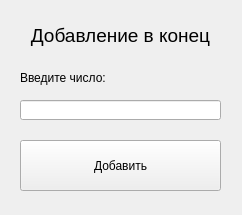
<?xml version="1.0" encoding="UTF-8"?>
<ui version="4.0">
 <class>Form</class>
 <widget class="QWidget" name="Form">
  <property name="geometry">
   <rect>
    <x>0</x>
    <y>0</y>
    <width>242</width>
    <height>215</height>
   </rect>
  </property>
  <property name="windowTitle">
   <string>Добавить в конец</string>
  </property>
  <widget class="QLineEdit" name="lineEdit">
   <property name="geometry">
    <rect>
     <x>20</x>
     <y>100</y>
     <width>201</width>
     <height>20</height>
    </rect>
   </property>
  </widget>
  <widget class="QLabel" name="label">
   <property name="geometry">
    <rect>
     <x>20</x>
     <y>20</y>
     <width>201</width>
     <height>31</height>
    </rect>
   </property>
   <property name="font">
    <font>
     <pointsize>14</pointsize>
    </font>
   </property>
   <property name="layoutDirection">
    <enum>Qt::LeftToRight</enum>
   </property>
   <property name="text">
    <string>Добавление в конец</string>
   </property>
   <property name="alignment">
    <set>Qt::AlignCenter</set>
   </property>
  </widget>
  <widget class="QPushButton" name="pushButton">
   <property name="geometry">
    <rect>
     <x>20</x>
     <y>140</y>
     <width>201</width>
     <height>51</height>
    </rect>
   </property>
   <property name="text">
    <string>Добавить</string>
   </property>
  </widget>
  <widget class="QLabel" name="label_2">
   <property name="geometry">
    <rect>
     <x>20</x>
     <y>70</y>
     <width>91</width>
     <height>16</height>
    </rect>
   </property>
   <property name="text">
    <string>Введите число:</string>
   </property>
  </widget>
 </widget>
 <resources/>
 <connections/>
</ui>
